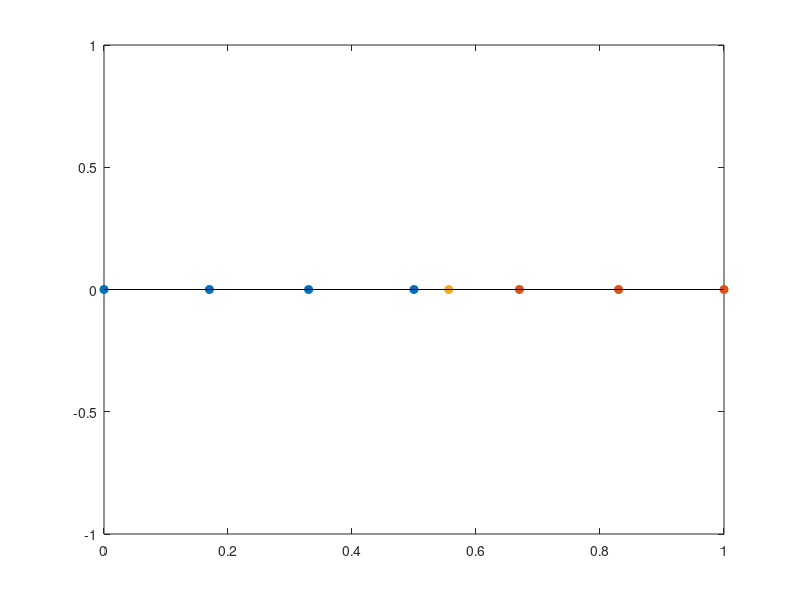

The MATLAB script that drew this image:
c0 = [0,0.17,0.33,0.5];
c1 = [0.67,0.83,1];
T = [(c0.*-1),(c1.*1)];
N = length(T);
eta = 0.1;
m = 1;
n = 1;
w = rand(m+1,n);
stem(c0,zeros(length(c0),1),'filled');
hold on;
stem(c1,zeros(length(c1),1),'filled');
stem((-w(1)/w(2)),0);
hold off;
while 1
    s = w;
    for j = 1:N
        if(T(j) > 0)
            x = [1;T(j)];
        else
            x = [-1;T(j)];
        end
        net = w.'*x;
        if (net < 0)
            w = w + eta.*x;
        end
        stem(c0,zeros(length(c0),1),'filled');
        hold on;
        stem(c1,zeros(length(c1),1),'filled');
        stem((-w(1)/w(2)),0,'filled');
        pause(0.1);
        hold off;
    end
    if (s == w)
        disp ("THE NETWORK HAS LEARNT TO CLASSIFY THE GIVEN INPUTS!!");
        break;
    end
end